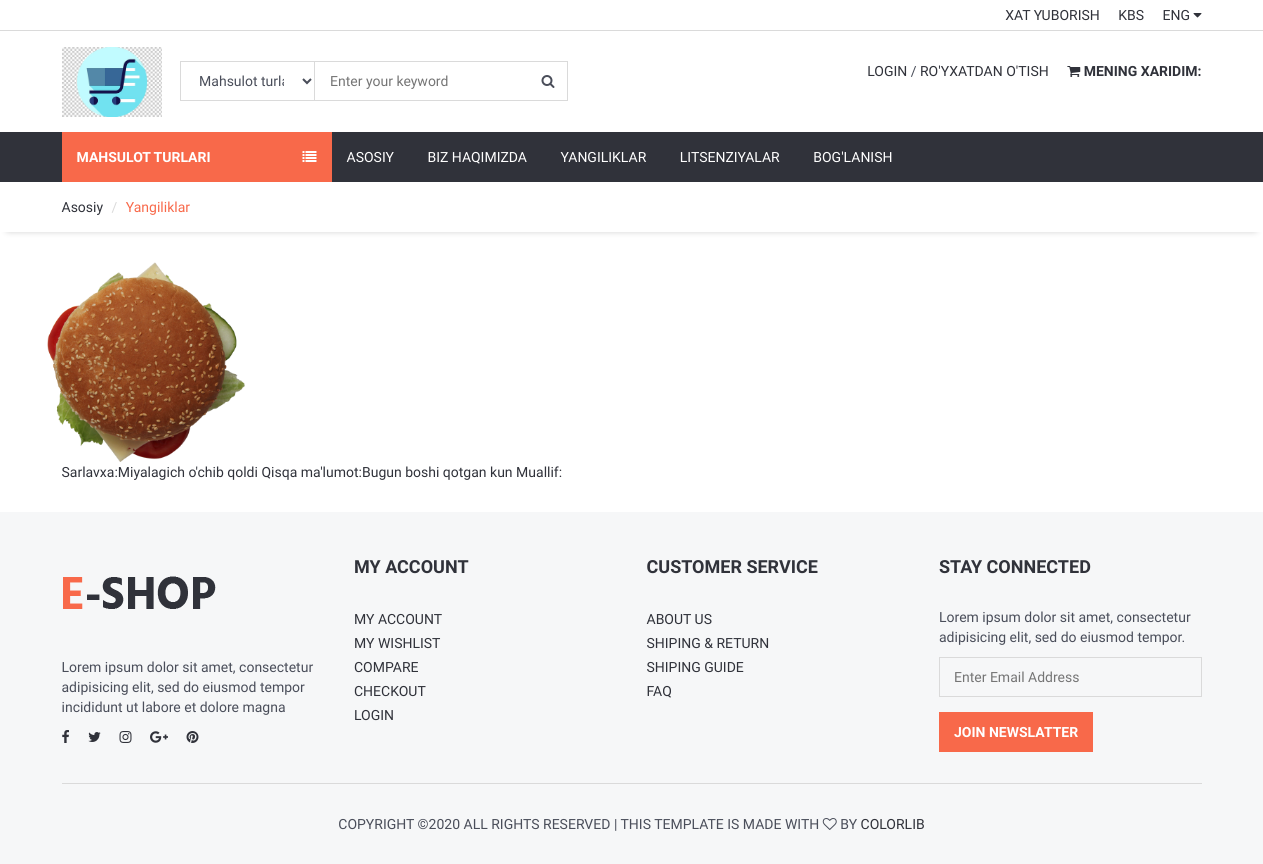
Page /post/ on the committed database.
### home/models.py (models this page shows, shortened)
class Post(models.Model): # kompaniya yangiliklari
    title = models.CharField(max_length=255)
    description = models.CharField(max_length=255)
    detail = RichTextUploadingField()
    image = models.ImageField(upload_to='media/images/')
    author = models.CharField(max_length=255, blank=True)
    create_at = models.DateTimeField(auto_now_add=True)
    update_at = models.DateTimeField(auto_now=True)
    def image_tag(self):
        return mark_safe('<img src="{}" height="50">'.format(self.image.url))
    image_tag.short_description = 'Image'

### home/views.py (the view)
# urls.py: path('post/',views.post,name='post'),
def post(request):
    category = Category.objects.all()
    post = Post.objects.all()
    return render(request, 'post.html',{'post':post,'category':category,})

### home/templates/post.html (shortened to what this page needs)
{% extends 'homebase.html'%}
{% load static %}
{% block sidebar %}{% include 'sidebar.html' %} {% endblock %}
{% block body %}
	<div id="breadcrumb">
		<div class="container">
			<ul class="breadcrumb">
				<li><a href="/">Asosiy</a></li>
				<li class="active">Yangiliklar</li>
			</ul>
		</div>
	</div>
    {% for rs in post %}
	<div class="section">
		<div class="container">
			<div class="row">
                <img src="{{ rs.image.url }}"  style="height: 200px" alt="">
			</div>
            <a href="/post/{{ rs.id }}">Sarlavxa:{{ rs.title }}</a>
            <a href="/post/{{ rs.id }}">Qisqa ma'lumot:{{ rs.description }}</a>
            <a href="/post/{{ rs.id }}">Muallif:{{ rs.author }}</a>
		</div>
	</div>
    {% endfor %}
 {% endblock %}
{% block footer %}{% include 'footer.html' %} {% endblock %}

### home/static/css/style.css (style rules this page uses)
body { font-family: 'Hind', sans-serif; color: #4A4E5A; overflow-x: hidden; }
a { color: #30323A; -webkit-transition: 0.3s color; transition: 0.3s color; }
ul, ol { margin: 0; padding: 0; list-style: none }
.section { padding-top: 30px; padding-bottom: 30px; }
#breadcrumb { -webkit-box-shadow: 0px 6px 6px -6px rgba(0, 0, 0, 0.175); box-shadow: 0px 6px 6px -6px rgba(0, 0, 0, 0.175); }
.breadcrumb { background-color: transparent; border: none; border-radius: 0px; padding: 15px 0px; margin: 0; }
.breadcrumb>.active { color: #F8694A; }
.breadcrumb>li+li:before { color: #DADADA; }

### rows in the picture
Post: image (picture), title "Miyalagich o'chib qoldi", description "Bugun boshi qotgan kun"
